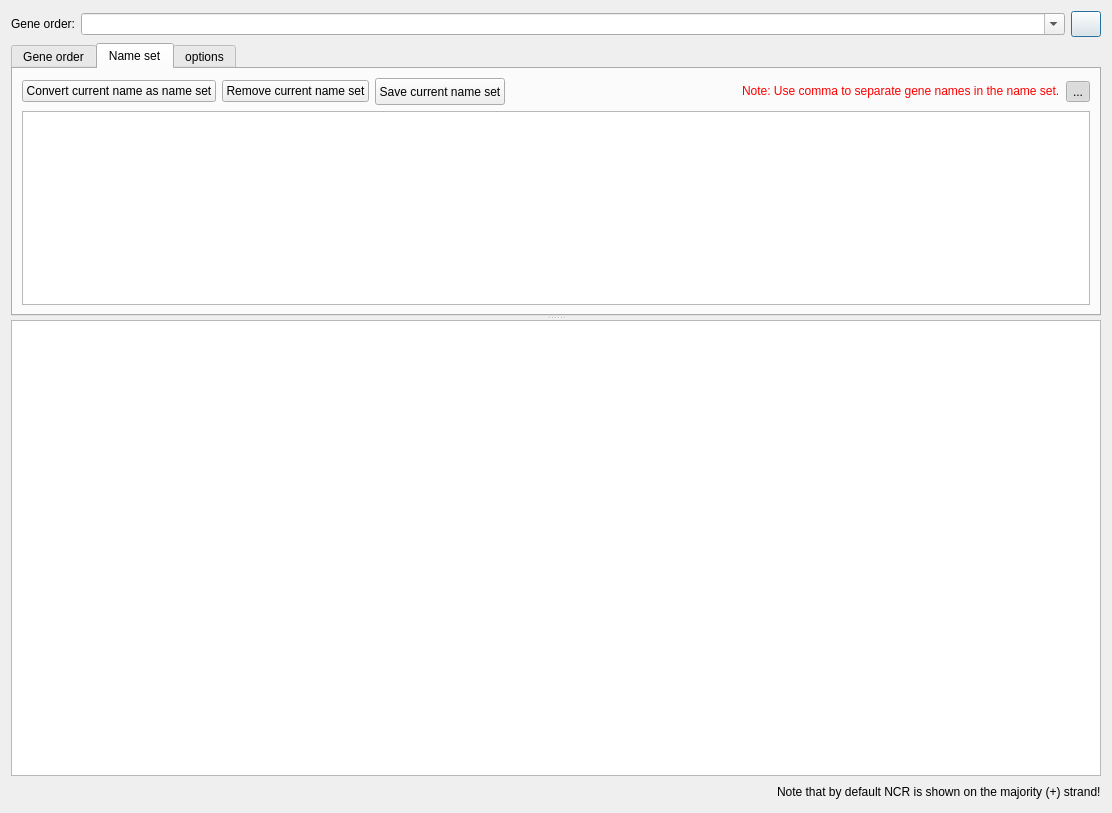
<?xml version="1.0" encoding="UTF-8"?>
<ui version="4.0">
 <class>DrawGO</class>
 <widget class="QDialog" name="DrawGO">
  <property name="geometry">
   <rect>
    <x>0</x>
    <y>0</y>
    <width>1112</width>
    <height>813</height>
   </rect>
  </property>
  <property name="windowTitle">
   <string>DrawGO</string>
  </property>
  <layout class="QVBoxLayout" name="verticalLayout">
   <item>
    <layout class="QHBoxLayout" name="horizontalLayout">
     <item>
      <widget class="QLabel" name="label_4">
       <property name="text">
        <string>Gene order:</string>
       </property>
      </widget>
     </item>
     <item>
      <widget class="ListQCombobox" name="comboBox_4">
       <property name="sizePolicy">
        <sizepolicy hsizetype="Expanding" vsizetype="Fixed">
         <horstretch>0</horstretch>
         <verstretch>0</verstretch>
        </sizepolicy>
       </property>
       <property name="acceptDrops">
        <bool>true</bool>
       </property>
       <property name="editable">
        <bool>true</bool>
       </property>
       <property name="sizeAdjustPolicy">
        <enum>QComboBox::AdjustToMinimumContentsLength</enum>
       </property>
      </widget>
     </item>
     <item>
      <widget class="QPushButton" name="pushButton_3">
       <property name="sizePolicy">
        <sizepolicy hsizetype="Fixed" vsizetype="Fixed">
         <horstretch>0</horstretch>
         <verstretch>0</verstretch>
        </sizepolicy>
       </property>
       <property name="minimumSize">
        <size>
         <width>30</width>
         <height>26</height>
        </size>
       </property>
       <property name="maximumSize">
        <size>
         <width>30</width>
         <height>26</height>
        </size>
       </property>
       <property name="styleSheet">
        <string notr="true"/>
       </property>
       <property name="text">
        <string/>
       </property>
      </widget>
     </item>
    </layout>
   </item>
   <item>
    <widget class="QSplitter" name="splitter">
     <property name="orientation">
      <enum>Qt::Vertical</enum>
     </property>
     <widget class="QTabWidget" name="tabWidget">
      <property name="sizePolicy">
       <sizepolicy hsizetype="Expanding" vsizetype="Expanding">
        <horstretch>0</horstretch>
        <verstretch>15</verstretch>
       </sizepolicy>
      </property>
      <property name="currentIndex">
       <number>1</number>
      </property>
      <widget class="QWidget" name="tab">
       <attribute name="title">
        <string>Gene order</string>
       </attribute>
       <layout class="QGridLayout" name="gridLayout">
        <item row="0" column="0" rowspan="5">
         <widget class="QTableWidget" name="tableWidget">
          <property name="editTriggers">
           <set>QAbstractItemView::AnyKeyPressed|QAbstractItemView::DoubleClicked|QAbstractItemView::EditKeyPressed</set>
          </property>
          <property name="dragEnabled">
           <bool>true</bool>
          </property>
          <property name="dragDropMode">
           <enum>QAbstractItemView::InternalMove</enum>
          </property>
          <property name="defaultDropAction">
           <enum>Qt::MoveAction</enum>
          </property>
          <attribute name="horizontalHeaderStretchLastSection">
           <bool>true</bool>
          </attribute>
          <row>
           <property name="text">
            <string>1</string>
           </property>
           <property name="textAlignment">
            <set>AlignCenter</set>
           </property>
          </row>
          <row>
           <property name="text">
            <string>2</string>
           </property>
          </row>
          <row>
           <property name="text">
            <string>3</string>
           </property>
          </row>
          <row>
           <property name="text">
            <string>4</string>
           </property>
          </row>
          <row>
           <property name="text">
            <string>5</string>
           </property>
          </row>
          <row>
           <property name="text">
            <string>6</string>
           </property>
          </row>
          <row>
           <property name="text">
            <string>7</string>
           </property>
          </row>
          <column>
           <property name="text">
            <string>Include the following genes</string>
           </property>
           <property name="textAlignment">
            <set>AlignLeading|AlignVCenter</set>
           </property>
          </column>
          <column>
           <property name="text">
            <string>Fill color</string>
           </property>
          </column>
          <column>
           <property name="text">
            <string>Border color</string>
           </property>
          </column>
          <column>
           <property name="text">
            <string>Text color</string>
           </property>
          </column>
          <column>
           <property name="text">
            <string>Length</string>
           </property>
          </column>
          <column>
           <property name="text">
            <string>Height</string>
           </property>
          </column>
          <column>
           <property name="text">
            <string>Shape</string>
           </property>
          </column>
          <item row="0" column="0">
           <property name="text">
            <string>ATP6|ATP8</string>
           </property>
           <property name="checkState">
            <enum>Checked</enum>
           </property>
           <property name="flags">
            <set>ItemIsSelectable|ItemIsEditable|ItemIsUserCheckable|ItemIsEnabled</set>
           </property>
          </item>
          <item row="0" column="1">
           <property name="text">
            <string/>
           </property>
           <property name="flags">
            <set>ItemIsSelectable|ItemIsEditable|ItemIsUserCheckable|ItemIsEnabled</set>
           </property>
          </item>
          <item row="0" column="4">
           <property name="text">
            <string>25</string>
           </property>
           <property name="textAlignment">
            <set>AlignCenter</set>
           </property>
           <property name="flags">
            <set>ItemIsSelectable|ItemIsEditable|ItemIsUserCheckable|ItemIsEnabled</set>
           </property>
          </item>
          <item row="0" column="5">
           <property name="text">
            <string>18</string>
           </property>
           <property name="textAlignment">
            <set>AlignCenter</set>
           </property>
          </item>
          <item row="0" column="6">
           <property name="text">
            <string/>
           </property>
           <property name="flags">
            <set>ItemIsSelectable|ItemIsEditable|ItemIsUserCheckable|ItemIsEnabled</set>
           </property>
          </item>
          <item row="1" column="0">
           <property name="text">
            <string>NAD1-6|NAD4L</string>
           </property>
           <property name="checkState">
            <enum>Checked</enum>
           </property>
           <property name="flags">
            <set>ItemIsSelectable|ItemIsEditable|ItemIsUserCheckable|ItemIsEnabled</set>
           </property>
          </item>
          <item row="1" column="1">
           <property name="text">
            <string/>
           </property>
           <property name="flags">
            <set>ItemIsSelectable|ItemIsEditable|ItemIsUserCheckable|ItemIsEnabled</set>
           </property>
          </item>
          <item row="1" column="4">
           <property name="text">
            <string>25</string>
           </property>
           <property name="textAlignment">
            <set>AlignCenter</set>
           </property>
           <property name="flags">
            <set>ItemIsSelectable|ItemIsEditable|ItemIsUserCheckable|ItemIsEnabled</set>
           </property>
          </item>
          <item row="1" column="5">
           <property name="text">
            <string>18</string>
           </property>
           <property name="textAlignment">
            <set>AlignCenter</set>
           </property>
          </item>
          <item row="1" column="6">
           <property name="text">
            <string/>
           </property>
           <property name="flags">
            <set>ItemIsSelectable|ItemIsEditable|ItemIsUserCheckable|ItemIsEnabled</set>
           </property>
          </item>
          <item row="2" column="0">
           <property name="text">
            <string>CYTB</string>
           </property>
           <property name="checkState">
            <enum>Checked</enum>
           </property>
           <property name="flags">
            <set>ItemIsSelectable|ItemIsEditable|ItemIsUserCheckable|ItemIsEnabled</set>
           </property>
          </item>
          <item row="2" column="1">
           <property name="text">
            <string/>
           </property>
           <property name="flags">
            <set>ItemIsSelectable|ItemIsEditable|ItemIsUserCheckable|ItemIsEnabled</set>
           </property>
          </item>
          <item row="2" column="4">
           <property name="text">
            <string>30</string>
           </property>
           <property name="textAlignment">
            <set>AlignCenter</set>
           </property>
           <property name="flags">
            <set>ItemIsSelectable|ItemIsEditable|ItemIsUserCheckable|ItemIsEnabled</set>
           </property>
          </item>
          <item row="2" column="5">
           <property name="text">
            <string>18</string>
           </property>
           <property name="textAlignment">
            <set>AlignCenter</set>
           </property>
          </item>
          <item row="2" column="6">
           <property name="text">
            <string/>
           </property>
           <property name="flags">
            <set>ItemIsSelectable|ItemIsEditable|ItemIsUserCheckable|ItemIsEnabled</set>
           </property>
          </item>
          <item row="3" column="0">
           <property name="text">
            <string>COX1-3</string>
           </property>
           <property name="checkState">
            <enum>Checked</enum>
           </property>
           <property name="flags">
            <set>ItemIsSelectable|ItemIsEditable|ItemIsUserCheckable|ItemIsEnabled</set>
           </property>
          </item>
          <item row="3" column="1">
           <property name="text">
            <string/>
           </property>
           <property name="flags">
            <set>ItemIsSelectable|ItemIsEditable|ItemIsUserCheckable|ItemIsEnabled</set>
           </property>
          </item>
          <item row="3" column="4">
           <property name="text">
            <string>25</string>
           </property>
           <property name="textAlignment">
            <set>AlignCenter</set>
           </property>
           <property name="flags">
            <set>ItemIsSelectable|ItemIsEditable|ItemIsUserCheckable|ItemIsEnabled</set>
           </property>
          </item>
          <item row="3" column="5">
           <property name="text">
            <string>18</string>
           </property>
           <property name="textAlignment">
            <set>AlignCenter</set>
           </property>
          </item>
          <item row="3" column="6">
           <property name="text">
            <string/>
           </property>
           <property name="flags">
            <set>ItemIsSelectable|ItemIsEditable|ItemIsUserCheckable|ItemIsEnabled</set>
           </property>
          </item>
          <item row="4" column="0">
           <property name="text">
            <string>rRNAs</string>
           </property>
           <property name="checkState">
            <enum>Checked</enum>
           </property>
           <property name="flags">
            <set>ItemIsSelectable|ItemIsEditable|ItemIsUserCheckable|ItemIsEnabled</set>
           </property>
          </item>
          <item row="4" column="1">
           <property name="text">
            <string/>
           </property>
           <property name="flags">
            <set>ItemIsSelectable|ItemIsEditable|ItemIsUserCheckable|ItemIsEnabled</set>
           </property>
          </item>
          <item row="4" column="4">
           <property name="text">
            <string>25</string>
           </property>
           <property name="textAlignment">
            <set>AlignCenter</set>
           </property>
           <property name="flags">
            <set>ItemIsSelectable|ItemIsEditable|ItemIsUserCheckable|ItemIsEnabled</set>
           </property>
          </item>
          <item row="4" column="5">
           <property name="text">
            <string>18</string>
           </property>
           <property name="textAlignment">
            <set>AlignCenter</set>
           </property>
          </item>
          <item row="4" column="6">
           <property name="text">
            <string/>
           </property>
           <property name="flags">
            <set>ItemIsSelectable|ItemIsEditable|ItemIsUserCheckable|ItemIsEnabled</set>
           </property>
          </item>
          <item row="5" column="0">
           <property name="text">
            <string>tRNAs</string>
           </property>
           <property name="checkState">
            <enum>Checked</enum>
           </property>
           <property name="flags">
            <set>ItemIsSelectable|ItemIsEditable|ItemIsUserCheckable|ItemIsEnabled</set>
           </property>
          </item>
          <item row="5" column="1">
           <property name="text">
            <string/>
           </property>
           <property name="flags">
            <set>ItemIsSelectable|ItemIsEditable|ItemIsUserCheckable|ItemIsEnabled</set>
           </property>
          </item>
          <item row="5" column="4">
           <property name="text">
            <string>25</string>
           </property>
           <property name="textAlignment">
            <set>AlignCenter</set>
           </property>
           <property name="flags">
            <set>ItemIsSelectable|ItemIsEditable|ItemIsUserCheckable|ItemIsEnabled</set>
           </property>
          </item>
          <item row="5" column="5">
           <property name="text">
            <string>18</string>
           </property>
           <property name="textAlignment">
            <set>AlignCenter</set>
           </property>
          </item>
          <item row="5" column="6">
           <property name="text">
            <string/>
           </property>
           <property name="flags">
            <set>ItemIsSelectable|ItemIsEditable|ItemIsUserCheckable|ItemIsEnabled</set>
           </property>
          </item>
          <item row="6" column="0">
           <property name="text">
            <string>NCR</string>
           </property>
           <property name="checkState">
            <enum>Unchecked</enum>
           </property>
           <property name="flags">
            <set>ItemIsSelectable|ItemIsEditable|ItemIsUserCheckable|ItemIsEnabled</set>
           </property>
          </item>
          <item row="6" column="1">
           <property name="text">
            <string/>
           </property>
           <property name="flags">
            <set>ItemIsSelectable|ItemIsEditable|ItemIsUserCheckable|ItemIsEnabled</set>
           </property>
          </item>
          <item row="6" column="4">
           <property name="text">
            <string>15</string>
           </property>
           <property name="textAlignment">
            <set>AlignCenter</set>
           </property>
           <property name="flags">
            <set>ItemIsSelectable|ItemIsEditable|ItemIsUserCheckable|ItemIsEnabled</set>
           </property>
          </item>
          <item row="6" column="5">
           <property name="text">
            <string>18</string>
           </property>
           <property name="textAlignment">
            <set>AlignCenter</set>
           </property>
          </item>
          <item row="6" column="6">
           <property name="text">
            <string/>
           </property>
           <property name="flags">
            <set>ItemIsSelectable|ItemIsEditable|ItemIsUserCheckable|ItemIsEnabled</set>
           </property>
          </item>
         </widget>
        </item>
        <item row="0" column="1">
         <widget class="QPushButton" name="pushButton_7">
          <property name="text">
           <string>Add row</string>
          </property>
          <property name="icon">
           <iconset>
            <normaloff>:/picture/resourses/table_row_add_after.png</normaloff>:/picture/resourses/table_row_add_after.png</iconset>
          </property>
         </widget>
        </item>
        <item row="1" column="1">
         <widget class="QPushButton" name="pushButton_11">
          <property name="text">
           <string>Delete row</string>
          </property>
          <property name="icon">
           <iconset>
            <normaloff>:/picture/resourses/delete.png</normaloff>:/picture/resourses/delete.png</iconset>
          </property>
         </widget>
        </item>
        <item row="2" column="1">
         <spacer name="verticalSpacer">
          <property name="orientation">
           <enum>Qt::Vertical</enum>
          </property>
          <property name="sizeHint" stdset="0">
           <size>
            <width>20</width>
            <height>267</height>
           </size>
          </property>
         </spacer>
        </item>
        <item row="3" column="1">
         <widget class="QPushButton" name="pushButton_export">
          <property name="minimumSize">
           <size>
            <width>0</width>
            <height>27</height>
           </size>
          </property>
          <property name="text">
           <string>Export</string>
          </property>
          <property name="icon">
           <iconset>
            <normaloff>:/picture/resourses/import.png</normaloff>:/picture/resourses/import.png</iconset>
          </property>
         </widget>
        </item>
        <item row="4" column="1">
         <widget class="QPushButton" name="pushButton">
          <property name="minimumSize">
           <size>
            <width>0</width>
            <height>27</height>
           </size>
          </property>
          <property name="text">
           <string>draw</string>
          </property>
          <property name="icon">
           <iconset>
            <normaloff>:/picture/resourses/if_start_60207.png</normaloff>:/picture/resourses/if_start_60207.png</iconset>
          </property>
         </widget>
        </item>
       </layout>
      </widget>
      <widget class="QWidget" name="tab_3">
       <attribute name="title">
        <string>Name set</string>
       </attribute>
       <layout class="QVBoxLayout" name="verticalLayout_3">
        <item>
         <layout class="QHBoxLayout" name="horizontalLayout_4">
          <item>
           <widget class="QPushButton" name="pushButton_2">
            <property name="text">
             <string>Convert current name as name set</string>
            </property>
            <property name="icon">
             <iconset>
              <normaloff>:/picture/resourses/refresh-icon.png</normaloff>:/picture/resourses/refresh-icon.png</iconset>
            </property>
           </widget>
          </item>
          <item>
           <widget class="QPushButton" name="pushButton_9">
            <property name="text">
             <string>Remove current name set</string>
            </property>
            <property name="icon">
             <iconset>
              <normaloff>:/picture/resourses/if_Delete_1493279.png</normaloff>:/picture/resourses/if_Delete_1493279.png</iconset>
            </property>
           </widget>
          </item>
          <item>
           <widget class="QPushButton" name="pushButton_save_ns">
            <property name="minimumSize">
             <size>
              <width>0</width>
              <height>27</height>
             </size>
            </property>
            <property name="text">
             <string>Save current name set</string>
            </property>
            <property name="icon">
             <iconset>
              <normaloff>:/picture/resourses/import.png</normaloff>:/picture/resourses/import.png</iconset>
            </property>
           </widget>
          </item>
          <item>
           <spacer name="horizontalSpacer_3">
            <property name="orientation">
             <enum>Qt::Horizontal</enum>
            </property>
            <property name="sizeHint" stdset="0">
             <size>
              <width>40</width>
              <height>20</height>
             </size>
            </property>
           </spacer>
          </item>
          <item>
           <widget class="QLabel" name="label_14">
            <property name="text">
             <string>&lt;html&gt;&lt;head/&gt;&lt;body&gt;&lt;p&gt;&lt;span style=&quot; color:#ff0000;&quot;&gt;Note: Use comma to separate gene names in the name set.&lt;/span&gt;&lt;/p&gt;&lt;/body&gt;&lt;/html&gt;</string>
            </property>
           </widget>
          </item>
          <item>
           <widget class="QToolButton" name="toolButton">
            <property name="text">
             <string>...</string>
            </property>
            <property name="icon">
             <iconset>
              <normaloff>:/picture/resourses/interface-controls-text-wrap-512.png</normaloff>:/picture/resourses/interface-controls-text-wrap-512.png</iconset>
            </property>
            <property name="checkable">
             <bool>true</bool>
            </property>
            <property name="checked">
             <bool>true</bool>
            </property>
           </widget>
          </item>
         </layout>
        </item>
        <item>
         <widget class="QPlainTextEdit" name="plainTextEdit"/>
        </item>
       </layout>
      </widget>
      <widget class="QWidget" name="tab_2">
       <attribute name="title">
        <string>options</string>
       </attribute>
       <layout class="QVBoxLayout" name="verticalLayout_2">
        <item>
         <layout class="QGridLayout" name="gridLayout_3">
          <item row="0" column="0">
           <widget class="QLabel" name="label">
            <property name="text">
             <string>Gene Interval:</string>
            </property>
           </widget>
          </item>
          <item row="0" column="3">
           <widget class="QLabel" name="label_3">
            <property name="text">
             <string>Title Interval:</string>
            </property>
           </widget>
          </item>
          <item row="1" column="0">
           <widget class="QLabel" name="label_2">
            <property name="text">
             <string>Row interval:</string>
            </property>
           </widget>
          </item>
          <item row="1" column="1" colspan="2">
           <widget class="QDoubleSpinBox" name="doubleSpinBox_2">
            <property name="sizePolicy">
             <sizepolicy hsizetype="Expanding" vsizetype="Fixed">
              <horstretch>0</horstretch>
              <verstretch>0</verstretch>
             </sizepolicy>
            </property>
            <property name="decimals">
             <number>1</number>
            </property>
            <property name="maximum">
             <double>100000000000000000.000000000000000</double>
            </property>
            <property name="singleStep">
             <double>0.100000000000000</double>
            </property>
            <property name="value">
             <double>20.000000000000000</double>
            </property>
           </widget>
          </item>
          <item row="1" column="3">
           <widget class="QLabel" name="label_6">
            <property name="text">
             <string>Title height:</string>
            </property>
           </widget>
          </item>
          <item row="1" column="4" colspan="2">
           <widget class="QDoubleSpinBox" name="doubleSpinBox_4">
            <property name="sizePolicy">
             <sizepolicy hsizetype="Expanding" vsizetype="Fixed">
              <horstretch>0</horstretch>
              <verstretch>0</verstretch>
             </sizepolicy>
            </property>
            <property name="decimals">
             <number>1</number>
            </property>
            <property name="maximum">
             <double>100000000000000000.000000000000000</double>
            </property>
            <property name="singleStep">
             <double>0.100000000000000</double>
            </property>
            <property name="value">
             <double>20.000000000000000</double>
            </property>
           </widget>
          </item>
          <item row="2" column="0">
           <widget class="QLabel" name="label_5">
            <property name="text">
             <string>Start with:</string>
            </property>
           </widget>
          </item>
          <item row="2" column="1" colspan="2">
           <widget class="QLineEdit" name="lineEdit_2">
            <property name="sizePolicy">
             <sizepolicy hsizetype="Expanding" vsizetype="Fixed">
              <horstretch>0</horstretch>
              <verstretch>0</verstretch>
             </sizepolicy>
            </property>
            <property name="inputMask">
             <string/>
            </property>
            <property name="text">
             <string/>
            </property>
            <property name="placeholderText">
             <string>cox1</string>
            </property>
           </widget>
          </item>
          <item row="2" column="3">
           <widget class="QLabel" name="label_7">
            <property name="text">
             <string>Gene border:</string>
            </property>
           </widget>
          </item>
          <item row="2" column="4" colspan="2">
           <widget class="QDoubleSpinBox" name="doubleSpinBox_5">
            <property name="sizePolicy">
             <sizepolicy hsizetype="Expanding" vsizetype="Fixed">
              <horstretch>0</horstretch>
              <verstretch>0</verstretch>
             </sizepolicy>
            </property>
            <property name="decimals">
             <number>1</number>
            </property>
            <property name="maximum">
             <double>100000000000000000.000000000000000</double>
            </property>
            <property name="singleStep">
             <double>0.100000000000000</double>
            </property>
            <property name="value">
             <double>1.000000000000000</double>
            </property>
           </widget>
          </item>
          <item row="3" column="0">
           <widget class="QLabel" name="label_9">
            <property name="text">
             <string>Top margin:</string>
            </property>
           </widget>
          </item>
          <item row="3" column="1" colspan="2">
           <widget class="QDoubleSpinBox" name="doubleSpinBox_6">
            <property name="sizePolicy">
             <sizepolicy hsizetype="Expanding" vsizetype="Fixed">
              <horstretch>0</horstretch>
              <verstretch>0</verstretch>
             </sizepolicy>
            </property>
            <property name="decimals">
             <number>1</number>
            </property>
            <property name="maximum">
             <double>100000000000000000.000000000000000</double>
            </property>
            <property name="singleStep">
             <double>1.000000000000000</double>
            </property>
            <property name="value">
             <double>10.000000000000000</double>
            </property>
           </widget>
          </item>
          <item row="3" column="3">
           <widget class="QLabel" name="label_10">
            <property name="text">
             <string>Bottom margin:</string>
            </property>
           </widget>
          </item>
          <item row="3" column="4" colspan="2">
           <widget class="QDoubleSpinBox" name="doubleSpinBox_7">
            <property name="sizePolicy">
             <sizepolicy hsizetype="Expanding" vsizetype="Fixed">
              <horstretch>0</horstretch>
              <verstretch>0</verstretch>
             </sizepolicy>
            </property>
            <property name="decimals">
             <number>1</number>
            </property>
            <property name="maximum">
             <double>100000000000000000.000000000000000</double>
            </property>
            <property name="singleStep">
             <double>1.000000000000000</double>
            </property>
            <property name="value">
             <double>10.000000000000000</double>
            </property>
           </widget>
          </item>
          <item row="4" column="0">
           <widget class="QLabel" name="label_11">
            <property name="text">
             <string>Left margin:</string>
            </property>
           </widget>
          </item>
          <item row="4" column="1" colspan="2">
           <widget class="QDoubleSpinBox" name="doubleSpinBox_8">
            <property name="sizePolicy">
             <sizepolicy hsizetype="Expanding" vsizetype="Fixed">
              <horstretch>0</horstretch>
              <verstretch>0</verstretch>
             </sizepolicy>
            </property>
            <property name="decimals">
             <number>1</number>
            </property>
            <property name="maximum">
             <double>100000000000000000.000000000000000</double>
            </property>
            <property name="singleStep">
             <double>1.000000000000000</double>
            </property>
            <property name="value">
             <double>10.000000000000000</double>
            </property>
           </widget>
          </item>
          <item row="4" column="3">
           <widget class="QLabel" name="label_12">
            <property name="text">
             <string>Right margin:</string>
            </property>
           </widget>
          </item>
          <item row="4" column="4" colspan="2">
           <widget class="QDoubleSpinBox" name="doubleSpinBox_9">
            <property name="sizePolicy">
             <sizepolicy hsizetype="Expanding" vsizetype="Fixed">
              <horstretch>0</horstretch>
              <verstretch>0</verstretch>
             </sizepolicy>
            </property>
            <property name="decimals">
             <number>1</number>
            </property>
            <property name="maximum">
             <double>100000000000000000.000000000000000</double>
            </property>
            <property name="singleStep">
             <double>1.000000000000000</double>
            </property>
            <property name="value">
             <double>10.000000000000000</double>
            </property>
           </widget>
          </item>
          <item row="5" column="0" colspan="2">
           <widget class="QLabel" name="label_15">
            <property name="text">
             <string>Arrow width proportion:</string>
            </property>
           </widget>
          </item>
          <item row="5" column="2">
           <widget class="QDoubleSpinBox" name="doubleSpinBox_10">
            <property name="sizePolicy">
             <sizepolicy hsizetype="Expanding" vsizetype="Fixed">
              <horstretch>0</horstretch>
              <verstretch>0</verstretch>
             </sizepolicy>
            </property>
            <property name="suffix">
             <string>%</string>
            </property>
            <property name="decimals">
             <number>1</number>
            </property>
            <property name="maximum">
             <double>100.000000000000000</double>
            </property>
            <property name="singleStep">
             <double>1.000000000000000</double>
            </property>
            <property name="value">
             <double>20.000000000000000</double>
            </property>
           </widget>
          </item>
          <item row="5" column="3" colspan="2">
           <widget class="QLabel" name="label_16">
            <property name="text">
             <string>Arrow height proportion:</string>
            </property>
           </widget>
          </item>
          <item row="5" column="5">
           <widget class="QDoubleSpinBox" name="doubleSpinBox_11">
            <property name="sizePolicy">
             <sizepolicy hsizetype="Expanding" vsizetype="Fixed">
              <horstretch>0</horstretch>
              <verstretch>0</verstretch>
             </sizepolicy>
            </property>
            <property name="suffix">
             <string>%</string>
            </property>
            <property name="decimals">
             <number>1</number>
            </property>
            <property name="maximum">
             <double>100.000000000000000</double>
            </property>
            <property name="singleStep">
             <double>1.000000000000000</double>
            </property>
            <property name="value">
             <double>20.000000000000000</double>
            </property>
           </widget>
          </item>
          <item row="6" column="0">
           <widget class="QLabel" name="label_17">
            <property name="text">
             <string>Text X-shift:</string>
            </property>
           </widget>
          </item>
          <item row="6" column="1" colspan="2">
           <widget class="QDoubleSpinBox" name="doubleSpinBox_12">
            <property name="sizePolicy">
             <sizepolicy hsizetype="Expanding" vsizetype="Fixed">
              <horstretch>0</horstretch>
              <verstretch>0</verstretch>
             </sizepolicy>
            </property>
            <property name="decimals">
             <number>1</number>
            </property>
            <property name="minimum">
             <double>-999999999999.000000000000000</double>
            </property>
            <property name="maximum">
             <double>9999999999999.000000000000000</double>
            </property>
            <property name="singleStep">
             <double>0.100000000000000</double>
            </property>
            <property name="value">
             <double>0.000000000000000</double>
            </property>
           </widget>
          </item>
          <item row="6" column="3">
           <widget class="QLabel" name="label_19">
            <property name="text">
             <string>Text Y-shift:</string>
            </property>
           </widget>
          </item>
          <item row="6" column="4" colspan="2">
           <widget class="QDoubleSpinBox" name="doubleSpinBox_13">
            <property name="sizePolicy">
             <sizepolicy hsizetype="Expanding" vsizetype="Fixed">
              <horstretch>0</horstretch>
              <verstretch>0</verstretch>
             </sizepolicy>
            </property>
            <property name="decimals">
             <number>1</number>
            </property>
            <property name="minimum">
             <double>-9999999999999.000000000000000</double>
            </property>
            <property name="maximum">
             <double>9999999999999.000000000000000</double>
            </property>
            <property name="singleStep">
             <double>0.100000000000000</double>
            </property>
            <property name="value">
             <double>0.000000000000000</double>
            </property>
           </widget>
          </item>
          <item row="0" column="4" colspan="2">
           <widget class="QDoubleSpinBox" name="doubleSpinBox_3">
            <property name="sizePolicy">
             <sizepolicy hsizetype="Expanding" vsizetype="Fixed">
              <horstretch>0</horstretch>
              <verstretch>0</verstretch>
             </sizepolicy>
            </property>
            <property name="decimals">
             <number>1</number>
            </property>
            <property name="singleStep">
             <double>0.100000000000000</double>
            </property>
            <property name="value">
             <double>10.000000000000000</double>
            </property>
           </widget>
          </item>
          <item row="0" column="1" colspan="2">
           <widget class="QDoubleSpinBox" name="doubleSpinBox">
            <property name="sizePolicy">
             <sizepolicy hsizetype="Expanding" vsizetype="Fixed">
              <horstretch>0</horstretch>
              <verstretch>0</verstretch>
             </sizepolicy>
            </property>
            <property name="decimals">
             <number>1</number>
            </property>
            <property name="singleStep">
             <double>0.100000000000000</double>
            </property>
            <property name="value">
             <double>1.000000000000000</double>
            </property>
           </widget>
          </item>
         </layout>
        </item>
        <item>
         <layout class="QHBoxLayout" name="horizontalLayout_2">
          <item>
           <widget class="QLabel" name="label_13">
            <property name="text">
             <string>Font:</string>
            </property>
           </widget>
          </item>
          <item>
           <widget class="ComLineEdit" name="lineEdit">
            <property name="sizePolicy">
             <sizepolicy hsizetype="Expanding" vsizetype="Fixed">
              <horstretch>0</horstretch>
              <verstretch>0</verstretch>
             </sizepolicy>
            </property>
            <property name="text">
             <string>Arial</string>
            </property>
            <property name="readOnly">
             <bool>true</bool>
            </property>
           </widget>
          </item>
          <item>
           <widget class="QCheckBox" name="checkBox">
            <property name="text">
             <string>Show strands</string>
            </property>
            <property name="checked">
             <bool>true</bool>
            </property>
           </widget>
          </item>
          <item>
           <widget class="QCheckBox" name="checkBox_2">
            <property name="text">
             <string>show backbone line</string>
            </property>
            <property name="checked">
             <bool>true</bool>
            </property>
           </widget>
          </item>
          <item>
           <widget class="QCheckBox" name="checkBox_3">
            <property name="text">
             <string>Draw all genes</string>
            </property>
           </widget>
          </item>
          <item>
           <widget class="QCheckBox" name="checkBox_4">
            <property name="text">
             <string>Use fill color</string>
            </property>
            <property name="checked">
             <bool>true</bool>
            </property>
           </widget>
          </item>
          <item>
           <widget class="QCheckBox" name="checkBox_5">
            <property name="text">
             <string>Use border color</string>
            </property>
            <property name="checked">
             <bool>true</bool>
            </property>
           </widget>
          </item>
          <item>
           <spacer name="horizontalSpacer">
            <property name="orientation">
             <enum>Qt::Horizontal</enum>
            </property>
            <property name="sizeHint" stdset="0">
             <size>
              <width>40</width>
              <height>20</height>
             </size>
            </property>
           </spacer>
          </item>
         </layout>
        </item>
        <item>
         <spacer name="verticalSpacer_2">
          <property name="orientation">
           <enum>Qt::Vertical</enum>
          </property>
          <property name="sizeHint" stdset="0">
           <size>
            <width>20</width>
            <height>11</height>
           </size>
          </property>
         </spacer>
        </item>
       </layout>
      </widget>
     </widget>
     <widget class="QGraphicsView" name="graphicsView">
      <property name="sizePolicy">
       <sizepolicy hsizetype="Expanding" vsizetype="Expanding">
        <horstretch>0</horstretch>
        <verstretch>60</verstretch>
       </sizepolicy>
      </property>
     </widget>
    </widget>
   </item>
   <item>
    <layout class="QHBoxLayout" name="horizontalLayout_3">
     <item>
      <spacer name="horizontalSpacer_2">
       <property name="orientation">
        <enum>Qt::Horizontal</enum>
       </property>
       <property name="sizeHint" stdset="0">
        <size>
         <width>40</width>
         <height>20</height>
        </size>
       </property>
      </spacer>
     </item>
     <item>
      <widget class="QLabel" name="label_8">
       <property name="text">
        <string>Note that by default NCR is shown on the majority (+) strand!</string>
       </property>
      </widget>
     </item>
    </layout>
   </item>
  </layout>
 </widget>
 <customwidgets>
  <customwidget>
   <class>ListQCombobox</class>
   <extends>QComboBox</extends>
   <header>src.CustomWidget.h</header>
  </customwidget>
  <customwidget>
   <class>ComLineEdit</class>
   <extends>QLineEdit</extends>
   <header>src.CustomWidget.h</header>
  </customwidget>
 </customwidgets>
 <resources>
  <include location="../myRes.qrc"/>
 </resources>
 <connections/>
</ui>
